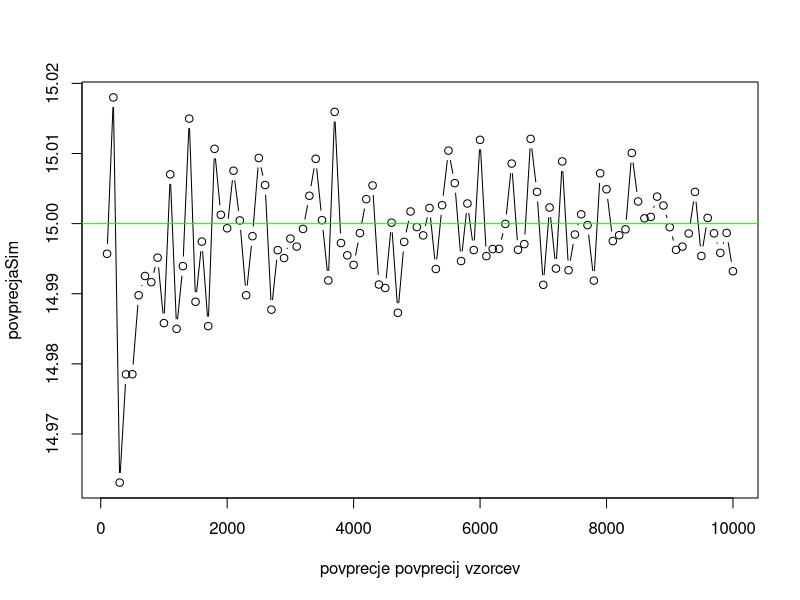
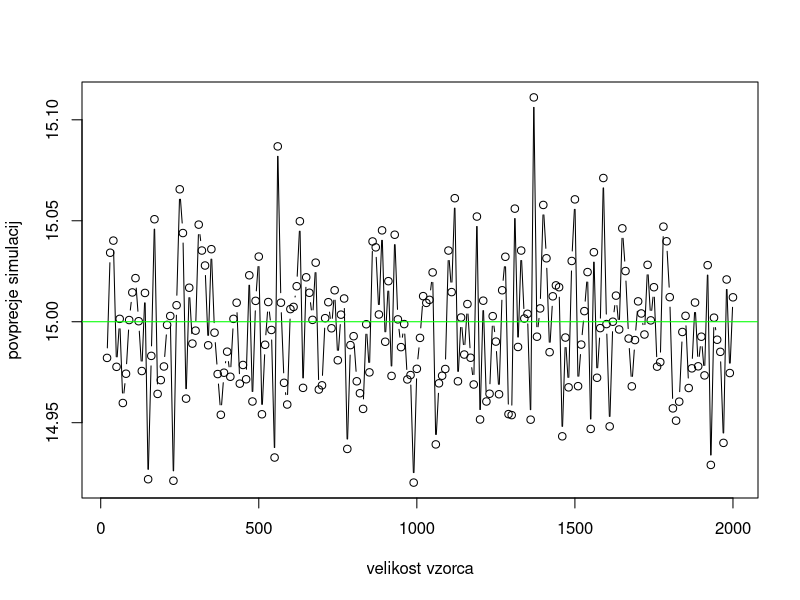
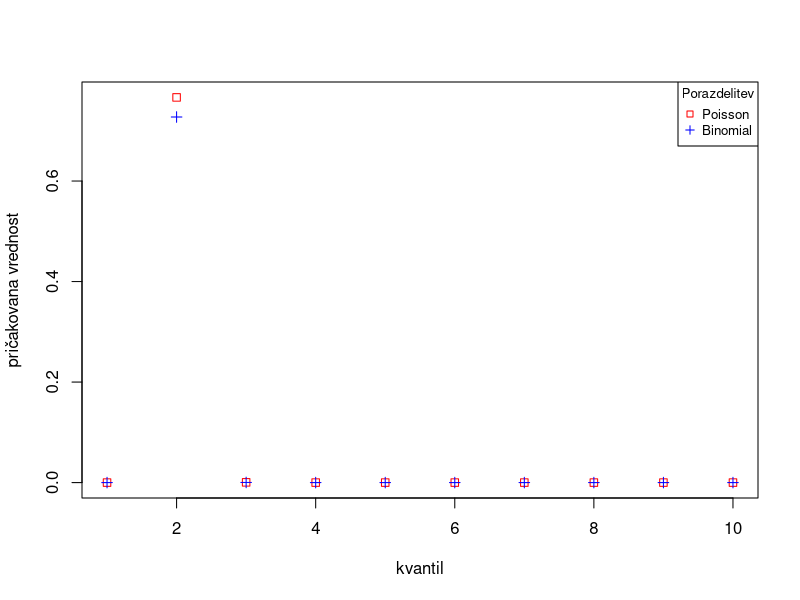
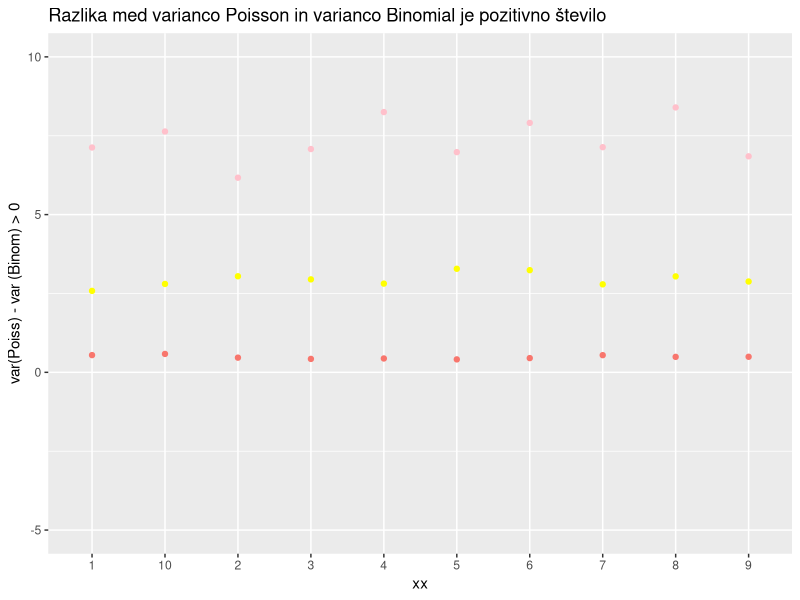

Generate these figures, in order, with R:
## ---- chunk 1
knitr::opts_chunk$set(echo = TRUE)

library(ggplot2)
library(knitr)

## ---- chunk 2
cenilka = function(x){
  return(sum(x)/length(x))}
# definiramo funkcijo za simulacijo
simN = function(N){ 
  ocene = NULL
  for(i in 1:N){
    vzorec = rpois(n = 100,15) # vrednost lamba 15 je bila izbrana poljubno
    ocene = c(ocene,cenilka(vzorec))}
  return(mean(ocene))
}


# pozenemo za razlicno veliko vzorcev (vec vzorcev, bi nam moralo dati bolj natancno oceno pricakovane vrednosti)
stVzorcev = seq(100,10000,by = 100)
povprecjaSim = sapply(stVzorcev,simN)
plot(stVzorcev,povprecjaSim,xlab="povprecje povprecij vzorcev",main="",type="b")
abline(h=15,col="green") # populacijska pricakovana vrednost



## ---- chunk 3
cenilka = function(x){
  return(sum(x)/length(x))}
# definiramo funkcijo za simulacijo
simN = function(n,N){ # n - velikost vzorca se spreminja
  ocene = NULL
  for(i in 1:N){
    vzorec = rpois(n,15) # vrednost lamba 15 je bila izbrana poljubno
    ocene = c(ocene,cenilka(vzorec[1:12]))} #ker m=12
  return(ocene)
}


# doslednost
velikostVzorca = seq(20,2000,by = 10)
povpr = NULL
for(i in velikostVzorca){
  povpr = c(povpr,mean(simN(n = i,N = 1000)))}
plot(velikostVzorca,povpr,xlab="velikost vzorca",
     ylab="povprecje simulacij",main="",type="b")
abline(h=15,col="green") # populacijska vrednost

## ---- chunk 4
nb = 50
x = sample(nb,10)
#n = 10
pb = 0.02
# E(X) binomial = nb*pb
E_xBin = nb*(dbinom(x, size = nb, prob = pb)) #E_xBin = 

# E(X) pois
E_xPois = nb*(dpois(x, lambda = nb*pb)) #E_xPois = 

plot(E_xPois, col = "red", pch =0, xlab = "kvantil", ylab = "pričakovana vrednost")
points(E_xBin, col = "blue", pch = 3)
legend("topright", legend = c("Poisson","Binomial"), col = c("red", "blue"), cex=0.8, pch = c(0,3),
       title="Porazdelitev")

## ---- chunk 5
#E_xBin = nb*(rbinom(x, size = nb, prob = pb)) #E_xBin = 

# E(X) pois
#E_xPois = nb*(rpois(x, lambda = nb*pb))

#lambda = nb*pb
#nb = lambda/pb
#pb = lambda/nb

#nb = 100
#pb = 0.5
#rpoiss = rpois(1000, nb*pb)
#rbinomm = rbinom(1000, size=nb, prob = pb)
#var(rpoiss)-var(rbinomm)

set.seed(22)
simLambda = function(N){
  enakost = NULL
  for(i in 1:N){
    lambda = 1
    pb = 0.5
    nb = lambda/pb
    #lambda = nb*pb
    rpoiss1 = rpois(1000, nb*pb)
    rbinomm1 = rbinom(1000, size=nb, prob = pb)
    enakost = c(enakost,var(rpoiss1)-var(rbinomm1))} # izracunamo cenilko, jo dodamo v dolg vektor
  return(enakost) 
}


rpoiss_minus_rbinom1 = sapply(10,simLambda) #10 ocen za nb = 2 ==> lambda = 2*0.5 = 1


simLambda = function(N){
  enakost = NULL
  for(i in 1:N){
    lambda = 6
    pb = 0.5
    nb = lambda/pb
    #lambda = nb*pb
    rpoiss1 = rpois(1000, nb*pb)
    rbinomm1 = rbinom(1000, size=nb, prob = pb)
    enakost = c(enakost,var(rpoiss1)-var(rbinomm1))} # izracunamo cenilko, jo dodamo v dolg vektor
  return(enakost) 
}


rpoiss_minus_rbinom6 = sapply(10,simLambda) #10 ocen za pb = 0.2 ==> lambda = 2*0.2 = 0.4


simLambda = function(N){
  enakost = NULL
  for(i in 1:N){
    lambda = 15
    pb = 0.5
    nb = lambda/pb
    #lambda = nb*pb
    rpoiss1 = rpois(1000, nb*pb)
    rbinomm1 = rbinom(1000, size=nb, prob = pb)
    enakost = c(enakost,var(rpoiss1)-var(rbinomm1))} # izracunamo cenilko, jo dodamo v dolg vektor
  return(enakost) 
}


rpoiss_minus_rbinom15 = sapply(10,simLambda) #10 ocen za pb = 0.02 ==> lambda = 2*0.02 = 0.04

razlika_varpoiss_varbinom = cbind(lambda1 = rpoiss_minus_rbinom1, lambda6 = rpoiss_minus_rbinom6, lambda15 = rpoiss_minus_rbinom15)
razlika_varpoiss_varbinom = as.data.frame(razlika_varpoiss_varbinom)
razlika_varpoiss_varbinom <- tibble::rownames_to_column(razlika_varpoiss_varbinom, "VALUE")

colnames(razlika_varpoiss_varbinom) = c("xx","lambda1", "lambda6", "lambda15")
razlika_varpoiss_varbinom$xx = as.factor(razlika_varpoiss_varbinom$xx)

ggplot(data=razlika_varpoiss_varbinom, aes(x=xx))+
  geom_point(aes(y=lambda1, group =1, col ="blue"))+
  geom_point(aes(y=lambda6, group =2), col="yellow")+
  geom_point(aes(y=lambda15, group =3), col="pink")+
  ylab("var(Poiss) - var (Binom) > 0")+
  labs(title="Razlika med varianco Poisson in varianco Binomial je pozitivno število")+
  theme(legend.position = "none")+
  ylim(-5,10)
